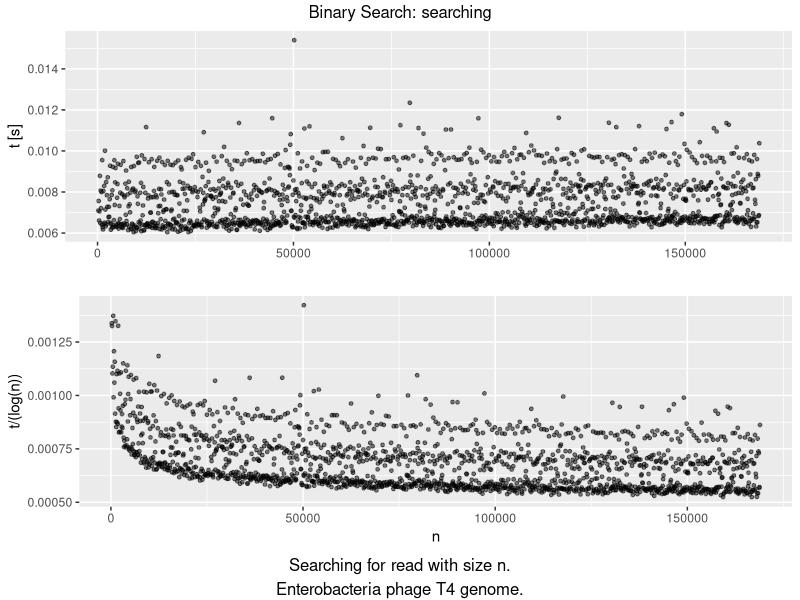

The R script that drew this image: (Note: this script raises an error after producing the figure.)
library(gridExtra)
library(tidyverse)


fancyarrange3 = function(p1, p2, p3, sometitle, somesubtitle) {
    gA <- ggplotGrob(p1)
    gB <- ggplotGrob(p2)
    gC <- ggplotGrob(p3)
    
    maxWidth = grid::unit.pmax(gA$widths[2:5], gB$widths[2:5], gC$widths[2:5])
    gA$widths[2:5] <- as.list(maxWidth)
    gB$widths[2:5] <- as.list(maxWidth)
    gC$widths[2:5] <- as.list(maxWidth)
    
    grid.arrange(gA, gB, gC, ncol=1, top = paste(sometitle), bottom = somesubtitle)
}

fancyarrange2 = function(p1, p2, sometitle, somesubtitle) {
    gA <- ggplotGrob(p1)
    gB <- ggplotGrob(p2)
    
    
    maxWidth = grid::unit.pmax(gA$widths[2:5], gB$widths[2:5])
    gA$widths[2:5] <- as.list(maxWidth)
    gB$widths[2:5] <- as.list(maxWidth)
    
    
    grid.arrange(gA, gB, ncol=1, top = paste(sometitle), bottom = somesubtitle)
}



# 1 Binary search: preprocessing
prep_bs <- read_csv("bs_prep.csv")

p_prep_bs1 = prep_bs %>% ggplot(aes(n, t)) + geom_line() + labs(y = "t [s]", x = "") #+ labs(title = 'some subtitle')
p_prep_bs2 = prep_bs %>% ggplot(aes(n, t/(n*log(n)))) + geom_line() + labs(x = "")
p_prep_bs3 = prep_bs %>% ggplot(aes(n, t/(n*sqrt(n)))) + geom_line() + labs(x = "")
p_prep_bs4 = prep_bs %>% ggplot(aes(n, t/(n^2))) + geom_line()

#fancyarrange3(p_prep_bs1, p_prep_bs3, p_prep_bs4, 'Binary Search: preprocessing', 'Creating a suffix array and sorting naively.\nEnterobacteria phage T4 genome.')


# 2 Binary search: searching
bs_search <- read_csv("bs_search.csv")

p_bs_search1 = bs_search %>% ggplot(aes(n, t)) + geom_point(alpha = 0.5, size = 1) + labs(y = "t [s]", x= "")# title = "Binary Search: searching", subtitle = "Searching for reads with size n.\nEnterobacteria phage T4 genome.")
p_bs_search2 = bs_search %>% ggplot(aes(n, t/(log(n)))) + geom_point(alpha = 0.5, size = 1)



fancyarrange2(p_bs_search1, p_bs_search2,  'Binary Search: searching', 'Searching for read with size n.\nEnterobacteria phage T4 genome.')


# 3 BW: preprocessing
prep_bw <- read_csv("bw_prep.csv")

p_prep_bw1 = prep_bw %>% ggplot(aes(n, t)) + geom_line() + labs(y = "t [s]", x = "") #+ labs(title = 'some subtitle')
p_prep_bw2 = prep_bw %>% ggplot(aes(n, t/(n*log(n)))) + geom_line() + labs(x = "")
p_prep_bw3 = prep_bw %>% ggplot(aes(n, t/(n*sqrt(n)))) + geom_line() + labs(x = "")
p_prep_bw4 = prep_bw %>% ggplot(aes(n, t/(n^2))) + geom_line()

#fancyarrange3(p_prep_bw1, p_prep_bw2, p_prep_bw4, 'Burrows wheeler: preprocessing', 'Creating: suffix array, c-table, o-table.\nEnterobacteria phage T4 genome.')


# 4 BW: searching
bw_search <- read_csv("bw_search.csv")

p_bw_search1 = bw_search %>% ggplot(aes(n, t)) + geom_point(alpha = 0.5, size = 1) + labs(y = "t [s]", x= "")# title = "Binary Search: searching", subtitle = "Searching for reads with size n.\nEnterobacteria phage T4 genome.")
p_bw_search2 = bw_search %>% ggplot(aes(n, t/n)) + geom_point(alpha = 0.5, size = 1)

fancyarrange2(p_bw_search1, p_bw_search2,  'Burrows Wheeler: searching', 'Searching for read with size n.\nEnterobacteria phage T4 genome.')




